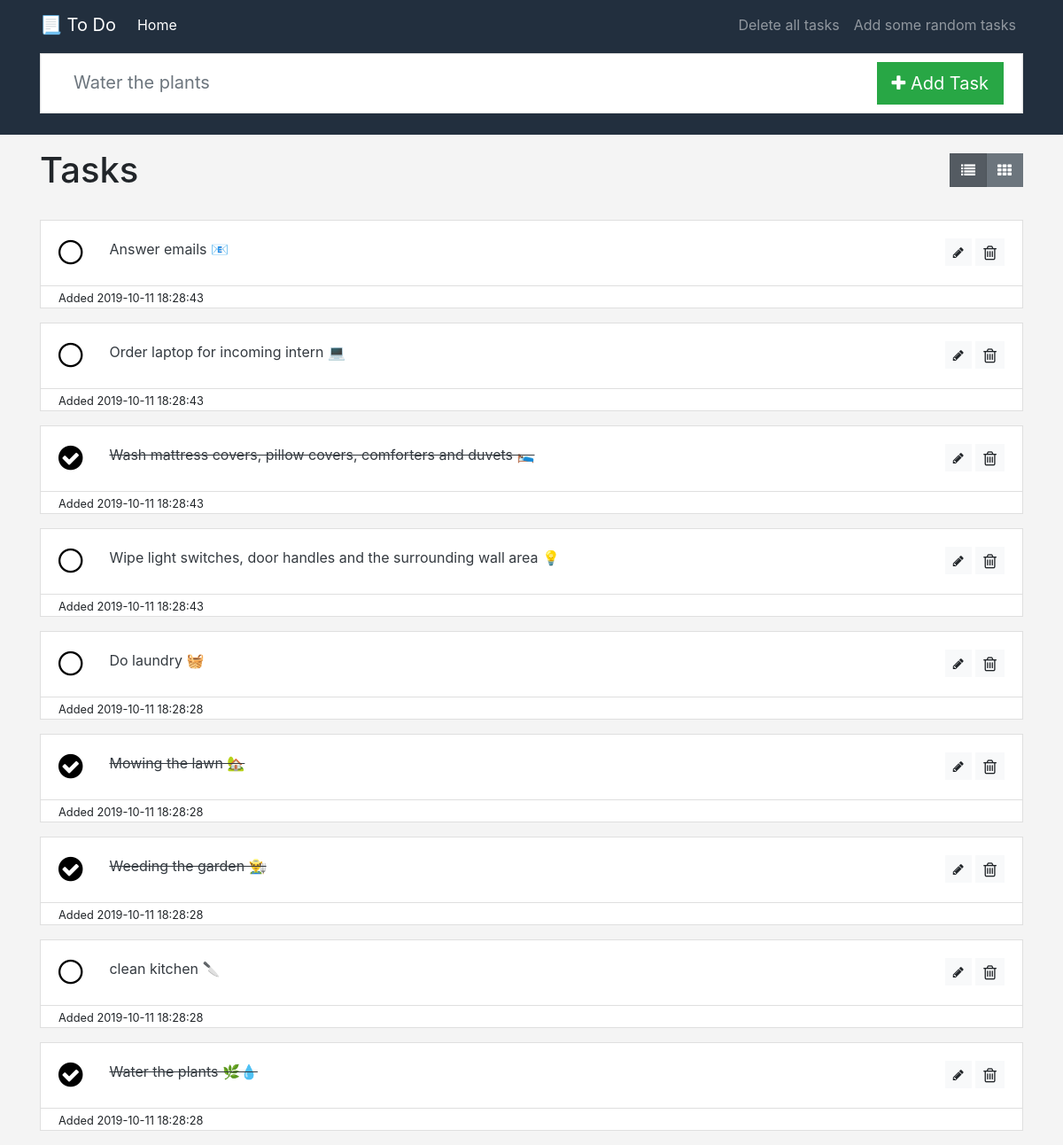
The page / on the database its author committed.
### app.py (models this page shows)
class Task(db.Model):
    id = db.Column(db.String(36), primary_key=True, default=generate_id)
    description = db.Column(db.String(100))
    done = db.Column(db.Boolean, default=False)
    ts = db.Column(db.DateTime, default=now_without_microsecond)

### app.py (the view)
@app.route('/', methods=["GET"])
def index():
    tasks = Task.query.order_by(Task.ts.desc()).all()
    return render_template("index.html", tasks=tasks)

### templates/index.html (shortened to what this page needs)
{% extends "base.html" %}
{% block add_task %}
    {% include 'add_task.html' %}
{% endblock %}
{% block body %}
    <div class="row">
        <div class="col">
            <h1 class="my-3">Tasks</h1>
        </div>
        <div class="col-auto align-self-center">
            <div class="btn-group" role="group" aria-label="Display">
                <a href="#" class="btn btn-secondary active"><i class="fa fa-list" aria-hidden="true"></i></a>
                <a href="{{url_for('index_tiles')}}" class="btn btn-secondary"><i class="fa fa-th" aria-hidden="true"></i></a>
            </div>
        </div>
    </div>
    {% include 'display_tasks_as_list.html' %}
{% endblock %}

### templates/base.html (shortened to what this page needs)
<!DOCTYPE html>
<html lang="en">
<head>
    {% include 'html_dependencies.html' %}
</head>
<body class="" style="background-color:#f4f4f4;">
    {% include 'navbar.html' %}
    <div style="background-color:#222f3e;">
        <div class="container" >
            {% block add_task %}{% endblock %}
        </div>
    </div>
    <div class="container" >
        {% block body %}{% endblock %}
    </div>
</body>
</html>

### templates/html_dependencies.html (shortened to what this page needs)
<link rel="stylesheet" href="https://maxcdn.bootstrapcdn.com/bootstrap/4.0.0/css/bootstrap.min.css">
<link rel="stylesheet" href="https://maxcdn.bootstrapcdn.com/font-awesome/4.4.0/css/font-awesome.min.css">
<link rel="stylesheet" href="{{ url_for('static', filename='css/custom.css') }}">

### templates/navbar.html (shortened to what this page needs)
<nav class="navbar navbar-expand-lg navbar-dark" style="background-color: #222f3e;">
    <div class="container">
        <a class="navbar-brand" href="{{ url_for('index') }}">📃 To Do</a>
        <div class="collapse navbar-collapse" id="navbarNavDropdown">
            <ul class="navbar-nav mr-auto">
                <li class="nav-item active">
                    <a class="nav-link" href="{{ url_for('index') }}">Home <span class="sr-only">(current)</span></a>
                </li>
            </ul>
            <ul class="navbar-nav">
                <li class="nav-item">
                    <a href="#" class="nav-link" data-toggle="modal" data-target="#deleteTasksModal">Delete all tasks</a>
                </li>
                <li class="nav-item">
                    <a href="{{ url_for('create_some_tasks') }}" class="nav-link">Add some random tasks</a>
                </li>
            </ul>
        </div>
    </div>
</nav>

### templates/add_task.html (shortened to what this page needs)
<div class="pb-4 pt-1 my-0">
    <div class="card">
        <div class="card-body py-2 border border-light">
            <form class="" id="post-task" action="{{url_for('create_task')}}" method="POST">
                <div class="row">
                    <div class="col">
                        <input class="form-control form-control-lg border-0" id="task-description" name="task-description" placeholder="Water the plants" >
                    </div>
                    <div class="col-auto text-right">
                        <button type="submit" class="btn btn-lg btn-success" onClick="return empty()"><i class="fa fa-plus" aria-hidden="true"></i> Add Task</button>
                    </div>
                </div>
            </form>
        </div>
    </div>
</div>

### templates/display_tasks_as_list.html
{% if tasks|length==0%}
    <p>No tasks to display</p>
{% else %}
    {% for task in tasks %}
        <div class="card my-3" style="background-color:#ffffff ;">
            <div class="card-body text-dark">
                <div class="row">
                    <div class="col-auto  text-center">
                        {% if task.done %}
                            <a href="{{url_for('done_task', id=task.id)}}" style="color: black" >
                                <i class="fa fa-2x fa-check-circle" aria-hidden="true"></i>
                            </a>
                        {% else %}
                            <a href="{{url_for('done_task', id=task.id)}}" style="color: black">
                                <i class="fa fa-2x fa-circle-thin" aria-hidden="true"></i>
                            </a>
                        {% endif%}
                    </div>
                    <div class="col">
                        {% if not task.done %} {{task.description}} {% else %} <s>{{task.description}}</s> {% endif %}
                    </div>
                    <div class="col-auto text-right ">
                        <button type="button" class="btn btn-light btn-sm" data-toggle="modal" data-target="#editTaskModal" data-task-id="{{ task.id }}" data-task-description="{{ task.description }}">
                            <i class="fa fa-pencil"></i>
                        </button>
                        <button type="button" class="btn btn-light btn-sm" data-toggle="modal" data-target="#deleteTaskModal" data-task-id="{{ task.id }}" data-task-description="{{ task.description }}">
                            <i class="fa fa-trash-o fa-lg"></i>
                        </button>
                    </div>
                </div>
            </div>
            <div class="card-footer py-0" style="background-color:#ffffff ;">
                <small>Added {{task.ts}}</small>
            </div>
        </div>
    {% endfor %}
{% endif %}

### static/css/custom.css (style rules this page uses)
.card, .btn, .form-control { border-radius: 0; }

### rows shown on the page
Task: description "Answer emails 📧", ts "2019-10-11 18:28:43"
Task: description "Order laptop for incoming intern 💻", ts "2019-10-11 18:28:43"
Task: description "Wash mattress covers, pillow covers, comforters and duvets 🛌", ts "2019-10-11 18:28:43"
Task: description "Wipe light switches, door handles and the surrounding wall area 💡", ts "2019-10-11 18:28:43"
Task: description "Do laundry 🧺", ts "2019-10-11 18:28:28"
Task: description "Mowing the lawn 🏡", ts "2019-10-11 18:28:28"
Task: description "Weeding the garden 👨‍🌾", ts "2019-10-11 18:28:28"
Task: description "clean kitchen 🔪", ts "2019-10-11 18:28:28"
Task: description "Water the plants 🌿💧", ts "2019-10-11 18:28:28"
